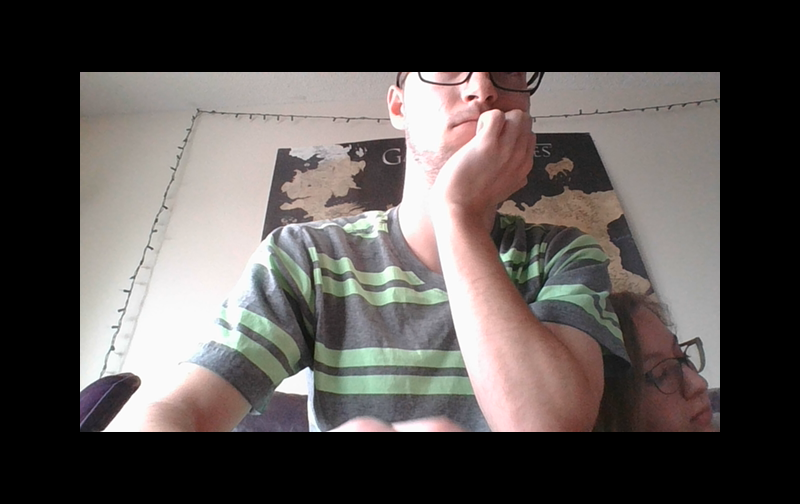
#> input picture camera/IMG_20200513_135459.png, 800 x 504 px, found by its file name; its folder holds only this picture in this run
$ python -i processing.py   (imports and definitions only)
#> lines starting #> are read from the running program, lines starting #| are printed output that depends on the picture
import cv2
import bpy
import numpy as np
import os
import math

path = os.path.dirname(os.path.abspath(__file__))

def printapic(filename):

#> called with filename = 'IMG_20200513_135459.png'
    max_kpx = 150
    scale = 0.15
    extrude_amt = 8.5

    img = cv2.imread(path + "\\" + filename)
#> img is the input picture: shape (504, 800, 3); mean B, G, R 80.6, 83, 88.6
    h, w, _ = img.shape
#> h = 504; w = 800
    max_px = max_kpx * 1000

    if h * w > max_px:

        scale_percent = max_px / (h * w)
#> scale_percent = 0.372
        w_down = int(w * math.sqrt(scale_percent))
#> w_down = 487
        h_down = int(h * math.sqrt(scale_percent))
#> h_down = 307
        img = cv2.resize(img, (w_down, h_down), interpolation = cv2.INTER_AREA)
#> img: shape (307, 487, 3)
        w, h = w_down, h_down
#> w = 487; h = 307

    img = cv2.cvtColor(img, cv2.COLOR_BGR2GRAY)
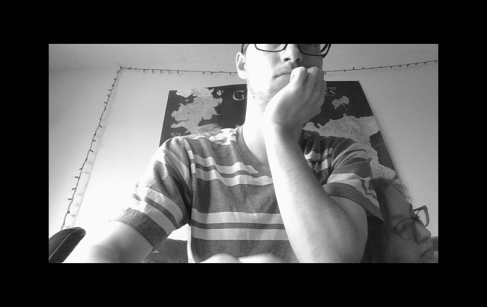
#> img: shape (307, 487); min 0, max 253, mean 84.4

    vertsData = []
    for j in range(h):
        for i in range(w):
            vertsData.append( [i - w/2, j - h/2, img[j,i] / 30 ]) # **3
#> after the loop, vertsData = 149509 items

    facesData = []

    def get_faces():
        for yy in range( h-1 ):
            for xx in range( w-1 ):
                a = (xx) + (yy*w)
                b = (xx + 1) + (yy*w)
                c = (xx + 1) + ((yy+1) * w)
                d = (xx) + ((yy+1) * w)
                facesData.append( (a,b,c,d) ) # append a,b,c and b,c,d separately for triangle mesh

    get_faces()

    bpy.ops.object.delete(use_global=False)
#> (this line was passed over: bpy is not available in this run)
#> (the run stopped early here; a loop or call above may not have finished)
